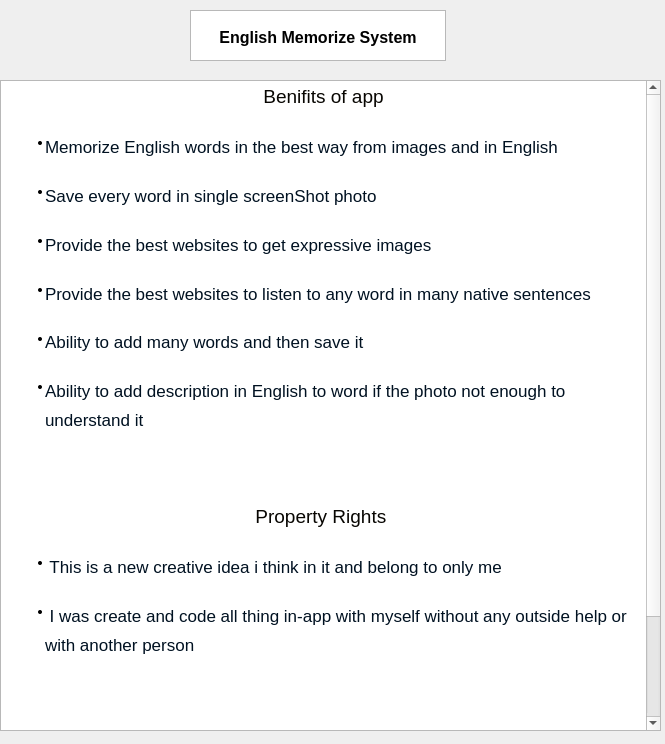
<?xml version="1.0" encoding="UTF-8"?>
<ui version="4.0">
 <class>About</class>
 <widget class="QDialog" name="About">
  <property name="geometry">
   <rect>
    <x>0</x>
    <y>0</y>
    <width>665</width>
    <height>744</height>
   </rect>
  </property>
  <property name="windowTitle">
   <string>Dialog</string>
  </property>
  <widget class="QTextBrowser" name="textBrowser">
   <property name="geometry">
    <rect>
     <x>190</x>
     <y>10</y>
     <width>256</width>
     <height>51</height>
    </rect>
   </property>
   <property name="html">
    <string>&lt;!DOCTYPE HTML PUBLIC &quot;-//W3C//DTD HTML 4.0//EN&quot; &quot;http://www.w3.org/TR/REC-html40/strict.dtd&quot;&gt;
&lt;html&gt;&lt;head&gt;&lt;meta name=&quot;qrichtext&quot; content=&quot;1&quot; /&gt;&lt;style type=&quot;text/css&quot;&gt;
p, li { white-space: pre-wrap; }
&lt;/style&gt;&lt;/head&gt;&lt;body style=&quot; font-family:'MS Shell Dlg 2'; font-size:8.25pt; font-weight:400; font-style:normal;&quot;&gt;
&lt;p align=&quot;center&quot; style=&quot;-qt-paragraph-type:empty; margin-top:0px; margin-bottom:0px; margin-left:0px; margin-right:0px; -qt-block-indent:0; text-indent:0px;&quot;&gt;&lt;br /&gt;&lt;/p&gt;
&lt;p align=&quot;center&quot; style=&quot; margin-top:0px; margin-bottom:0px; margin-left:0px; margin-right:0px; -qt-block-indent:0; text-indent:0px;&quot;&gt;&lt;span style=&quot; font-size:12pt; font-weight:600; color:#000000;&quot;&gt;English Memorize System&lt;/span&gt;&lt;/p&gt;&lt;/body&gt;&lt;/html&gt;</string>
   </property>
  </widget>
  <widget class="QTextEdit" name="textEdit">
   <property name="geometry">
    <rect>
     <x>0</x>
     <y>80</y>
     <width>661</width>
     <height>651</height>
    </rect>
   </property>
   <property name="lineWrapColumnOrWidth">
    <number>0</number>
   </property>
   <property name="readOnly">
    <bool>true</bool>
   </property>
   <property name="html">
    <string>&lt;!DOCTYPE HTML PUBLIC &quot;-//W3C//DTD HTML 4.0//EN&quot; &quot;http://www.w3.org/TR/REC-html40/strict.dtd&quot;&gt;
&lt;html&gt;&lt;head&gt;&lt;meta name=&quot;qrichtext&quot; content=&quot;1&quot; /&gt;&lt;style type=&quot;text/css&quot;&gt;
p, li { white-space: pre-wrap; }
&lt;/style&gt;&lt;/head&gt;&lt;body style=&quot; font-family:'MS Shell Dlg 2'; font-size:8.25pt; font-weight:400; font-style:normal;&quot;&gt;
&lt;p align=&quot;center&quot; style=&quot; margin-top:0px; margin-bottom:0px; margin-left:0px; margin-right:0px; -qt-block-indent:0; text-indent:0px;&quot;&gt;&lt;span style=&quot; font-family:'MuseoSans-700','sans-serif'; font-size:14pt; color:#080602; background-color:#ffffff;&quot;&gt;Benifits of app&lt;/span&gt;&lt;/p&gt;
&lt;ul style=&quot;margin-top: 0px; margin-bottom: 0px; margin-left: 0px; margin-right: 0px; -qt-list-indent: 1;&quot;&gt;&lt;li style=&quot; font-family:'MuseoSans-300','sans-serif'; font-size:8pt; text-decoration: underline; color:#00162b;&quot; style=&quot; margin-top:20px; margin-bottom:20px; margin-left:0px; margin-right:0px; -qt-block-indent:0; text-indent:0px; line-height:28.9px;&quot;&gt;&lt;a href=&quot;https://coschedule.com/blog/write-about-us-page-template-examples#why&quot;&gt;&lt;span style=&quot; font-size:17px; text-decoration:none; color:#001121;&quot;&gt;Memorize English words in the best way from images and in English&lt;/span&gt;&lt;/a&gt;&lt;/li&gt;&lt;/ul&gt;
&lt;ul style=&quot;margin-top: 0px; margin-bottom: 0px; margin-left: 0px; margin-right: 0px; -qt-list-indent: 1;&quot;&gt;&lt;li style=&quot; font-family:'MuseoSans-300','sans-serif'; font-size:8pt; text-decoration: underline; color:#00162b;&quot; style=&quot; margin-top:20px; margin-bottom:20px; margin-left:0px; margin-right:0px; -qt-block-indent:0; text-indent:0px; line-height:28.9px;&quot;&gt;&lt;a href=&quot;https://coschedule.com/blog/write-about-us-page-template-examples#why&quot;&gt;&lt;span style=&quot; font-size:17px; text-decoration:none; color:#001121;&quot;&gt;Save every word in single screenShot photo&lt;/span&gt;&lt;/a&gt;&lt;/li&gt;&lt;/ul&gt;
&lt;ul style=&quot;margin-top: 0px; margin-bottom: 0px; margin-left: 0px; margin-right: 0px; -qt-list-indent: 1;&quot;&gt;&lt;li style=&quot; font-family:'MuseoSans-300','sans-serif'; font-size:8pt; text-decoration: underline; color:#00162b;&quot; style=&quot; margin-top:20px; margin-bottom:20px; margin-left:0px; margin-right:0px; -qt-block-indent:0; text-indent:0px; line-height:28.9px;&quot;&gt;&lt;a href=&quot;https://coschedule.com/blog/write-about-us-page-template-examples#why&quot;&gt;&lt;span style=&quot; font-size:17px; text-decoration:none; color:#001121;&quot;&gt;Provide the best websites to get expressive images&lt;/span&gt;&lt;/a&gt;&lt;/li&gt;&lt;/ul&gt;
&lt;ul style=&quot;margin-top: 0px; margin-bottom: 0px; margin-left: 0px; margin-right: 0px; -qt-list-indent: 1;&quot;&gt;&lt;li style=&quot; font-family:'MuseoSans-300','sans-serif'; font-size:8pt; text-decoration: underline; color:#00162b;&quot; style=&quot; margin-top:20px; margin-bottom:20px; margin-left:0px; margin-right:0px; -qt-block-indent:0; text-indent:0px; line-height:28.9px;&quot;&gt;&lt;a href=&quot;https://coschedule.com/blog/write-about-us-page-template-examples#why&quot;&gt;&lt;span style=&quot; font-size:17px; text-decoration:none; color:#001121;&quot;&gt;Provide the best websites to listen to any word in many native sentences&lt;/span&gt;&lt;/a&gt;&lt;/li&gt;&lt;/ul&gt;
&lt;ul style=&quot;margin-top: 0px; margin-bottom: 0px; margin-left: 0px; margin-right: 0px; -qt-list-indent: 1;&quot;&gt;&lt;li style=&quot; font-family:'MuseoSans-300','sans-serif'; font-size:8pt; text-decoration: underline; color:#00162b;&quot; style=&quot; margin-top:20px; margin-bottom:20px; margin-left:0px; margin-right:0px; -qt-block-indent:0; text-indent:0px; line-height:28.9px;&quot;&gt;&lt;a href=&quot;https://coschedule.com/blog/write-about-us-page-template-examples#why&quot;&gt;&lt;span style=&quot; font-size:17px; text-decoration:none; color:#001121;&quot;&gt;Ability to add many words and then save it&lt;/span&gt;&lt;/a&gt;&lt;/li&gt;&lt;/ul&gt;
&lt;ul style=&quot;margin-top: 0px; margin-bottom: 0px; margin-left: 0px; margin-right: 0px; -qt-list-indent: 1;&quot;&gt;&lt;li style=&quot; font-family:'MuseoSans-300','sans-serif'; font-size:8pt; text-decoration: underline; color:#00162b;&quot; style=&quot; margin-top:20px; margin-bottom:20px; margin-left:0px; margin-right:0px; -qt-block-indent:0; text-indent:0px; line-height:28.9px;&quot;&gt;&lt;a href=&quot;https://coschedule.com/blog/write-about-us-page-template-examples#why&quot;&gt;&lt;span style=&quot; font-size:17px; text-decoration:none; color:#001121;&quot;&gt;Ability to add description in English to word if the photo not enough to understand it&lt;/span&gt;&lt;/a&gt;&lt;/li&gt;&lt;/ul&gt;
&lt;p style=&quot;-qt-paragraph-type:empty; margin-top:20px; margin-bottom:20px; margin-left:0px; margin-right:0px; -qt-block-indent:0; text-indent:0px; line-height:28.9px; font-family:'MuseoSans-300','sans-serif'; font-size:8pt; color:#001121;&quot;&gt;&lt;br /&gt;&lt;/p&gt;
&lt;p align=&quot;center&quot; style=&quot; margin-top:20px; margin-bottom:20px; margin-left:0px; margin-right:0px; -qt-block-indent:0; text-indent:0px; line-height:28.9px;&quot;&gt;&lt;span style=&quot; font-family:'MuseoSans-700','sans-serif'; font-size:14pt; color:#080602; background-color:#ffffff;&quot;&gt;Property Rights &lt;/span&gt;&lt;/p&gt;
&lt;ul style=&quot;margin-top: 0px; margin-bottom: 0px; margin-left: 0px; margin-right: 0px; -qt-list-indent: 1;&quot;&gt;&lt;li style=&quot; font-family:'MuseoSans-300','sans-serif'; font-size:8pt; text-decoration: underline; color:#00162b;&quot; style=&quot; margin-top:20px; margin-bottom:20px; margin-left:0px; margin-right:0px; -qt-block-indent:0; text-indent:0px; line-height:28.9px;&quot;&gt;&lt;a href=&quot;https://coschedule.com/blog/write-about-us-page-template-examples#why&quot;&gt;&lt;span style=&quot; font-size:17px; text-decoration:none; color:#001121;&quot;&gt; This is a new creative idea i think in it and belong to only me&lt;/span&gt;&lt;/a&gt;&lt;/li&gt;&lt;/ul&gt;
&lt;ul style=&quot;margin-top: 0px; margin-bottom: 0px; margin-left: 0px; margin-right: 0px; -qt-list-indent: 1;&quot;&gt;&lt;li style=&quot; font-family:'MuseoSans-300','sans-serif'; font-size:8pt; text-decoration: underline; color:#00162b;&quot; style=&quot; margin-top:20px; margin-bottom:20px; margin-left:0px; margin-right:0px; -qt-block-indent:0; text-indent:0px; line-height:28.9px;&quot;&gt;&lt;a href=&quot;https://coschedule.com/blog/write-about-us-page-template-examples#why&quot;&gt;&lt;span style=&quot; font-size:17px; text-decoration:none; color:#001121;&quot;&gt; I was create and code all thing in-app with myself without any outside help or with another person&lt;/span&gt;&lt;/a&gt;&lt;/li&gt;&lt;/ul&gt;
&lt;p style=&quot;-qt-paragraph-type:empty; margin-top:20px; margin-bottom:20px; margin-left:0px; margin-right:0px; -qt-block-indent:0; text-indent:0px; line-height:28.9px; font-family:'MuseoSans-300','sans-serif'; font-size:8pt; color:#001121;&quot;&gt;&lt;br /&gt;&lt;/p&gt;
&lt;p align=&quot;center&quot; style=&quot; margin-top:20px; margin-bottom:20px; margin-left:0px; margin-right:0px; -qt-block-indent:0; text-indent:0px; line-height:28.9px;&quot;&gt;&lt;span style=&quot; font-family:'MuseoSans-700','sans-serif'; font-size:14pt; color:#080602; background-color:#ffffff;&quot;&gt;Developer Info &lt;/span&gt;&lt;/p&gt;
&lt;ul style=&quot;margin-top: 0px; margin-bottom: 0px; margin-left: 0px; margin-right: 0px; -qt-list-indent: 1;&quot;&gt;&lt;li style=&quot; font-family:'MuseoSans-300','sans-serif'; font-size:8pt; text-decoration: underline; color:#00162b;&quot; style=&quot; margin-top:20px; margin-bottom:20px; margin-left:0px; margin-right:0px; -qt-block-indent:0; text-indent:0px; line-height:28.9px;&quot;&gt;&lt;a href=&quot;https://coschedule.com/blog/write-about-us-page-template-examples#why&quot;&gt;&lt;span style=&quot; font-size:17px; text-decoration:none; color:#001121;&quot;&gt; Name : karim saeed elrashidy &lt;/span&gt;&lt;/a&gt;&lt;/li&gt;
&lt;li style=&quot; font-family:'MuseoSans-300','sans-serif'; font-size:8pt; color:#001121;&quot; style=&quot; margin-top:20px; margin-bottom:20px; margin-left:0px; margin-right:0px; -qt-block-indent:0; text-indent:0px; line-height:28.9px;&quot;&gt;&lt;a href=&quot;https://coschedule.com/blog/write-about-us-page-template-examples#why&quot;&gt;&lt;span style=&quot; font-size:17px; text-decoration: underline; color:#007af4;&quot;&gt;Email : karimsaeed816@gmail.com&lt;/span&gt;&lt;/a&gt;&lt;/li&gt;&lt;/ul&gt;&lt;/body&gt;&lt;/html&gt;</string>
   </property>
  </widget>
 </widget>
 <resources/>
 <connections/>
</ui>
